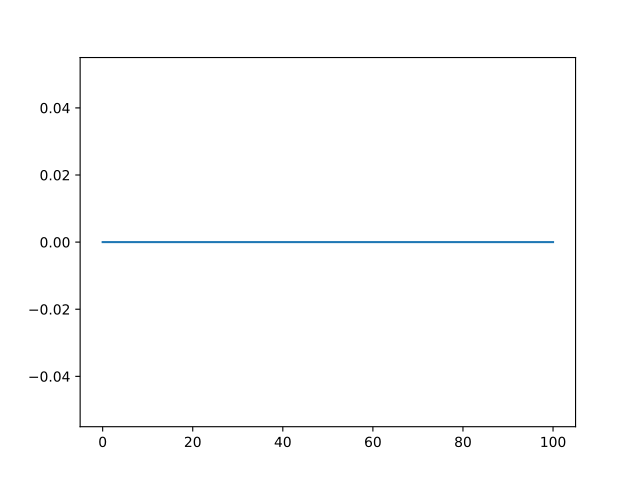

Write the Python code that produced this figure.
import power1d

obj = power1d.geom.Null( Q=101 )
obj.plot()
